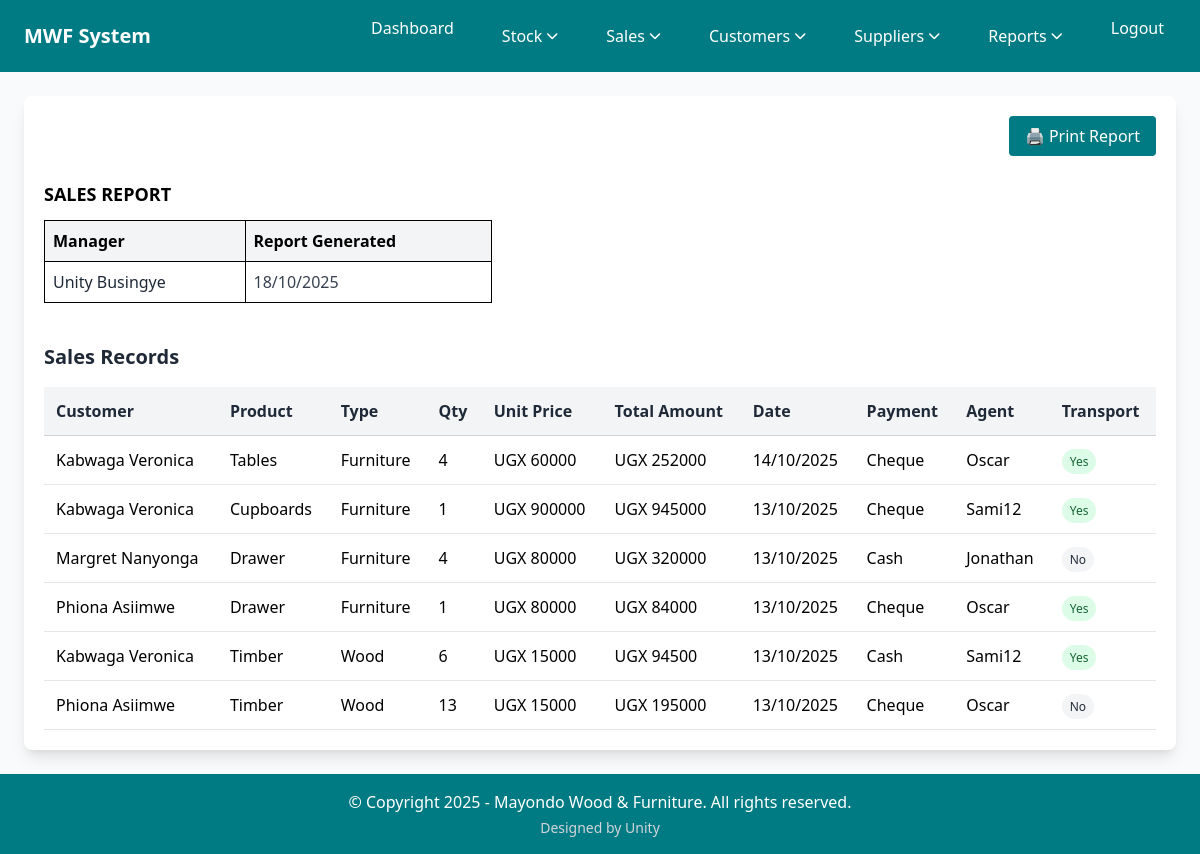
/saleReport/ (signed in), run on the app's committed database.
### home/models.py (models this page shows, shortened)
class Sale(models.Model):
    CUSTOMER_CHOICES = [('Timber', 'Timber'), ('Sofa', 'Sofa'),('Tables','Tables'),('Cupboards','Cupboards'),('Drawer','Drawer'),('Poles','Poles')]
    PRODUCT_TYPE_CHOICES = [('Wood', 'Wood'), ('Furniture', 'Furniture')]
    PAYMENT_CHOICES = [('Cash', 'Cash'), ('Cheque','Cheque'), ('Bank Overdraft','Bank Overdraft')]
    product_id = models.CharField(max_length=50, blank=True, unique=True)
    customer = models.ForeignKey(Customer, on_delete=models.PROTECT, null=True, blank=True, help_text="Select the customer for this sale")
    product_name = models.CharField(max_length=100, choices=CUSTOMER_CHOICES,
                                   help_text="Select the product category",
                                   default='Timber')
    product_type = models.CharField(max_length=20, choices=PRODUCT_TYPE_CHOICES,
                                   help_text="Select the product type",
                                   default='Furniture')
    product_ref = models.ForeignKey(Product, on_delete=models.PROTECT, null=True, blank=True,
                                   help_text="Auto-populated from product details")
    quantity = models.IntegerField()  # Number of items sold
    date = models.DateField(null=False)  # When the sale occurred
    unit_price = models.DecimalField(max_digits=10, decimal_places=2, default=0.00, help_text="Price per unit in UGX")
    total_sales_amount = models.DecimalField(max_digits=12, decimal_places=2, default=0.00, help_text="Automatically calculated from quantity × unit price")
    payment_type = models.TextField(choices = PAYMENT_CHOICES)  # How customer paid
    sales_agent = models.CharField(max_length=50)  # Employee who made the sale
    transport_required = models.BooleanField(default=False)  # Delivery needed (checkbox)

class Customer(models.Model):
    name = models.CharField(max_length=100, unique=True, help_text="Customer full name")
    phone = models.CharField(max_length=15, help_text="Customer phone number")
    email = models.EmailField(help_text="Customer email address")
    address = models.TextField(help_text="Customer physical address")
    created_at = models.DateTimeField(auto_now_add=True)
    updated_at = models.DateTimeField(auto_now=True)
    class Meta:
        ordering = ['name']

### home/views.py (the view)
# urls.py: path('saleReport/', saleReport, name='saleReport'),     # Sales report page
@secure_view
@login_required
@user_passes_test(is_employee_or_manager)
@manager_required
def saleReport(request):
    from django.contrib.auth.models import User
    from datetime import date
    start_date = request.GET.get("start_date")
    end_date = request.GET.get("end_date")
    all_sales = Sale.objects.select_related('customer').all().order_by('-date')
    if start_date:
        all_sales = all_sales.filter(date__gte=start_date)
    if end_date:
        all_sales = all_sales.filter(date__lte=end_date)
    current_manager = request.user
    if not current_manager.groups.filter(name='Manager').exists():
        managers = User.objects.filter(groups__name='Manager').first()
        current_manager = managers if managers else request.user
    context = {
        'sales': all_sales,
        'start_date': start_date,
        'end_date': end_date,
        'manager_name': current_manager.get_full_name() or current_manager.username,
        'report_date': date.today(),
        'total_sales': all_sales.count(),
        'is_filtered': bool(start_date or end_date)
    }
    return render(request, "sales_report.html", context)

### home/context_processors.py (called while the page is built)
def user_roles(request):
    context = {
        'is_manager': False,
        'is_employee': False,
    }
    if request.user.is_authenticated:
        context['is_manager'] = request.user.groups.filter(name="Manager").exists()
        context['is_employee'] = request.user.groups.filter(name="Employee").exists()
    return context

### home/views.py (called while the page is built)
def manager_required(view_func):
    @wraps(view_func)
    def _wrapped_view(request, *args, **kwargs):
        if not request.user.is_authenticated:
            return redirect('login')
        if not request.user.groups.filter(name="Manager").exists():
            messages.error(request, "Access denied. Manager privileges required.")
            return redirect('dashboard')
        return view_func(request, *args, **kwargs)
    return _wrapped_view

def is_employee_or_manager(user):
    return user.is_authenticated and user.groups.filter(name__in=['Manager', 'Employee']).exists()

def secure_view(view_func):
    @wraps(view_func)
    @never_cache
    @cache_control(no_cache=True, must_revalidate=True, no_store=True)
    def wrapper(request, *args, **kwargs):
        response = view_func(request, *args, **kwargs)
        if hasattr(response, '__setitem__'):
            response['Cache-Control'] = 'no-cache, no-store, must-revalidate, max-age=0'
            response['Pragma'] = 'no-cache'
            response['Expires'] = '0'
            response['X-Frame-Options'] = 'DENY'  # Prevent clickjacking
        return response
    return wrapper

### home/templates/sales_report.html (shortened to what this page needs)
{% extends 'base.html' %}
{% block content %}
  <div class="max-w-screen-2xl mx-auto bg-white rounded-lg p-5 relative shadow-lg">
    <button class="print-btn absolute top-5 right-5 px-4 py-2 bg-cordes-dark text-white border-0 rounded cursor-pointer hover:bg-cordes-blue transition-colors" onclick="window.print()">🖨️ Print Report</button>
    <div class="mt-16 mb-8">
      <table class="border-collapse w-full max-w-md">
        <caption class="font-bold mb-3 text-left text-lg">SALES REPORT</caption>
        <thead class="bg-gray-100">
          <tr>
            <th class="border border-black p-2 text-left">Manager</th>
            <th class="border border-black p-2 text-left">Report Generated</th>
          </tr>
        </thead>
        <tbody>
          <tr>
            <td class="border border-black p-2 font-medium text-gray-800">{{ manager_name }}</td>
            <td class="border border-black p-2 text-gray-700">{{ report_date|date:"d/m/Y" }}</td>
          </tr>
        </tbody>
      </table>
    </div>
    <section class="w-full mt-10">
      <h2 class="text-xl font-semibold mb-4 text-gray-800">
        Sales Records
      </h2>
      <table class="w-full border-collapse">
        <thead>
          <tr class="bg-gray-100">
            <th class="p-3 text-left border-b border-gray-300 text-gray-800">Customer</th>
            <th class="p-3 text-left border-b border-gray-300 text-gray-800">Product</th>
            <th class="p-3 text-left border-b border-gray-300 text-gray-800">Type</th>
            <th class="p-3 text-left border-b border-gray-300 text-gray-800">Qty</th>
            <th class="p-3 text-left border-b border-gray-300 text-gray-800">Unit Price</th>
            <th class="p-3 text-left border-b border-gray-300 text-gray-800">Total Amount</th>
            <th class="p-3 text-left border-b border-gray-300 text-gray-800">Date</th>
            <th class="p-3 text-left border-b border-gray-300 text-gray-800">Payment</th>
            <th class="p-3 text-left border-b border-gray-300 text-gray-800">Agent</th>
            <th class="p-3 text-left border-b border-gray-300 text-gray-800">Transport</th>
          </tr>
        </thead>
        <tbody>
        {% for sale in sales %}
        <tr class="hover:bg-gray-50">
          <td class="p-3 border-b border-gray-200">{{ sale.customer.name|default:"N/A" }}</td>
          <td class="p-3 border-b border-gray-200">
            {{ sale.product_name|default:"N/A" }}
          </td>
          <td class="p-3 border-b border-gray-200">
            {{ sale.product_type|default:"N/A" }}
          </td>
          <td class="p-3 border-b border-gray-200">{{ sale.quantity }}</td>
          <td class="p-3 border-b border-gray-200">UGX {{ sale.unit_price|floatformat:0|default:"N/A" }}</td>
          <td class="p-3 border-b border-gray-200 font-medium">UGX {{ sale.total_sales_amount|floatformat:0|default:"N/A" }}</td>
          <td class="p-3 border-b border-gray-200">{{ sale.date|date:"d/m/Y" }}</td>
          <td class="p-3 border-b border-gray-200">{{ sale.payment_type }}</td>
          <td class="p-3 border-b border-gray-200">{{ sale.sales_agent }}</td>
          <td class="p-3 border-b border-gray-200">
            <span class="px-2 py-1 rounded-full text-xs font-medium {% if sale.transport_required %}bg-green-100 text-green-800{% else %}bg-gray-100 text-gray-800{% endif %}">
              {{ sale.transport_required|yesno:"Yes,No" }}
            </span>
          </td>
        </tr>
        {% endfor %}
      </tbody>
      </table>
    </section>
  </div>
{% endblock %}

### data on the page
Sale: customer.name "Kabwaga Veronica", product_name "Tables", product_type "Furniture", quantity "4", unit_price "60000", total_sales_amount "252000", date "14/10/2025", payment_type "Cheque", sales_agent "Oscar", transport_required "Yes"
Sale: customer.name "Kabwaga Veronica", product_name "Cupboards", product_type "Furniture", quantity "1", unit_price "900000", total_sales_amount "945000", date "13/10/2025", payment_type "Cheque", sales_agent "Sami12", transport_required "Yes"
Sale: customer.name "Margret Nanyonga", product_name "Drawer", product_type "Furniture", quantity "4", unit_price "80000", total_sales_amount "320000", date "13/10/2025", payment_type "Cash", sales_agent "Jonathan", transport_required "No"
Sale: customer.name "Phiona Asiimwe", product_name "Drawer", product_type "Furniture", quantity "1", unit_price "80000", total_sales_amount "84000", date "13/10/2025", payment_type "Cheque", sales_agent "Oscar", transport_required "Yes"
Sale: customer.name "Kabwaga Veronica", product_name "Timber", product_type "Wood", quantity "6", unit_price "15000", total_sales_amount "94500", date "13/10/2025", payment_type "Cash", sales_agent "Sami12", transport_required "Yes"
Sale: customer.name "Phiona Asiimwe", product_name "Timber", product_type "Wood", quantity "13", unit_price "15000", total_sales_amount "195000", date "13/10/2025", payment_type "Cheque", sales_agent "Oscar", transport_required "No"

### other printed values
{{ manager_name }} "Unity Busingye"
